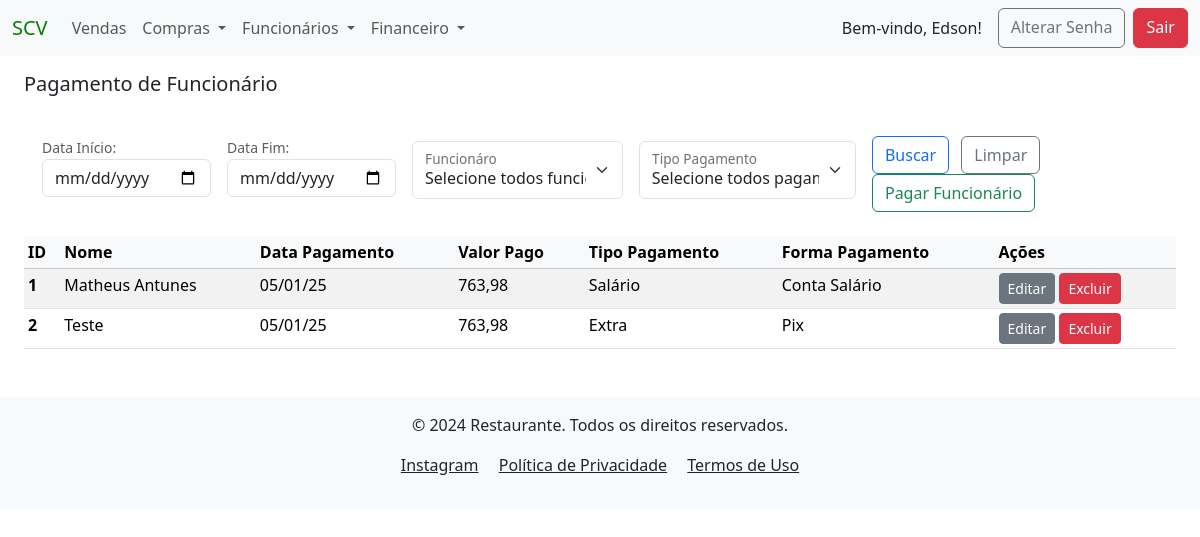
/payment/ (signed in), run on an earlier commit of the app's database.
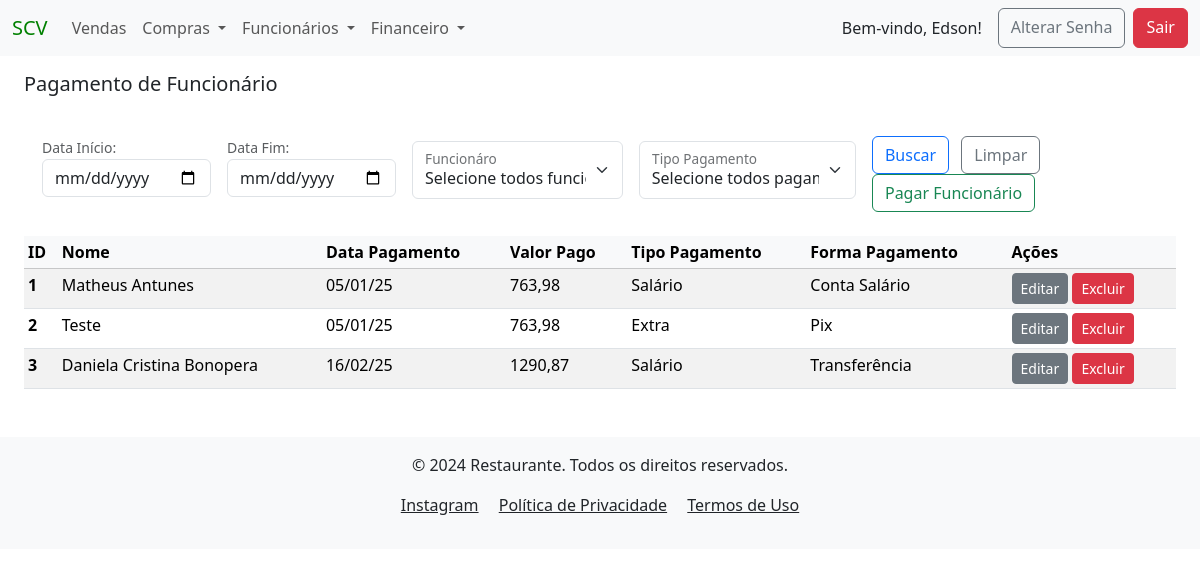
And on a later commit of the database.
### funcionarios/models.py (models this page shows)
class Pagamento(models.Model):
    lista_tipo_pagamento = [
                            ('Salário', 'Salário'),
                            ('Adiantamento', 'Adiantamento'),
                            ('Vale', 'Vale'),
                            ('Vale Transporte', 'Vale Transporte'),
                            ('Extra', 'Extra'),
                            ('Rescisão', 'Rescisão'),
                            ('Comissão', 'Comissão'),
                            ('Férias', 'Férias'),
                            ('13° Salário', '13° Salário')
                            ]
    lista_forma_pagamento = [
                             ('Conta Salário', 'Conta Salário'),
                             ('Dinheiro', 'Dinheiro'),
                             ('Transferência', 'Transferência'),
                             ('Pix', 'Pix'),
                             ('Cheque', 'Cheque'),
                             ('Multa Recisória', 'Multa Recisória')
                             ]
    created_at = models.DateTimeField(auto_now_add=True)
    nome_funcionario = models.ForeignKey(Cadastro, on_delete=models.PROTECT, verbose_name="Funcionário", null=False)
    data_pagamento = models.DateField(verbose_name="Data Pagamento", null=False, blank=False,)
    valor_pago = models.DecimalField(verbose_name="Valor Pago", max_digits=9, decimal_places=2, null=False, blank=False)
    tipo_pagamento = models.CharField(verbose_name="Tipo de Pagamento", max_length=15, choices=lista_tipo_pagamento, null=False, blank=False)
    forma_pagamento = models.CharField(verbose_name="Forma de Pagamento", max_length=15, choices=lista_forma_pagamento, null=False, blank=False)
    author = models.ForeignKey(User, on_delete=models.PROTECT, blank=False, default=1)
    dt_atualizado = models.DateTimeField(auto_now=True, null=False, blank=False)

class Cadastro(models.Model):
    LIST_BANK = [('Banco do Brasil', 'Banco do Brasil'),
                   ('Banco Original', 'Banco Original'),
                   ('Bradesco', 'Bradesco'),
                   ('Caixa Econômica', 'Caixa Econômica'),
                   ('C6 Bank', 'C6 Bank'),
                   ('Itau', 'Itau'),
                   ('Inter', 'Inter'),
                   ('Neon', 'Neon'),
                   ('Next', 'Next'),
                   ('Nubank', 'Nubank'),
                   ('Santander', 'Santander'),
                   ]
    created_at = models.DateTimeField(auto_now_add=True)
    nome_funcionario = models.CharField(verbose_name="Funcionário", max_length=40 , blank=False, unique=True)
    rg = models.CharField(verbose_name="RG", max_length=14, null=True , blank=True)
    cpf = models.CharField(verbose_name="CPF", max_length=14, null=True , blank=True)
    carteira_trabalho = models.CharField(verbose_name="CTPS", max_length=12, null=True, blank=True)
    endereco = models.CharField(verbose_name="Endereço", max_length=40, null=True, blank=True)
    numero = models.CharField(verbose_name="Número", max_length=255, null=True, blank=True)
    bairro = models.CharField(verbose_name="Bairro", max_length=20, null=True, blank=True)
    cidade = models.CharField(verbose_name="Cidade", max_length=30, null=True, blank=True)
    telefone = models.CharField(verbose_name="Telefone", max_length=13, null=True, blank=True)
    banco = models.CharField(verbose_name="Banco", choices=LIST_BANK, max_length=15, null=True, blank=True)
    agencia = models.CharField(verbose_name="Agencia", max_length=7, null=True, blank=True)
    conta = models.CharField(verbose_name="Conta", max_length=10, null=True, blank=True)
    author = models.ForeignKey(User, on_delete=models.PROTECT, blank=False, default=1)
    dt_atualizado = models.DateTimeField(auto_now=True, null=False, blank=False)
    def __str__(self):
        return f"{self.nome_funcionario}"

### funcionarios/views.py (the view, shortened to what this page needs)
# urls.py: path('payment/', PagamentoListView.as_view(), name="pagamento_list"),
class PagamentoListView(LoginRequiredMixin, PermissionRequiredMixin, ListView):
    model = Pagamento
    template_name = 'funcionarios/pagamento_list.html'
    permission_required = 'funcionarios.view_pagamento'  # Permissão para visualizar objetos'
    def get_queryset(self):
        queryset = Pagamento.objects.all()
        data_inicio_pagamento_funcionario = self.request.GET.get('data_inicio_pagamento_funcionario')
        data_fim_pagamento_funcionario = self.request.GET.get('data_fim_pagamento_funcionario')
        if data_inicio_pagamento_funcionario:
            queryset = queryset.filter(data_pagamento__gte=data_inicio_pagamento_funcionario)
        if data_fim_pagamento_funcionario:
            queryset = queryset.filter(data_pagamento__lte=data_fim_pagamento_funcionario)
        nome_funcionario_pagamento = self.request.GET.get('nome_funcionario')
        if nome_funcionario_pagamento:
            queryset = queryset.filter(id=nome_funcionario_pagamento)
        tipo_pagamento = self.request.GET.get('tipo_pagamento')
        if tipo_pagamento:
            queryset = queryset.filter(id=tipo_pagamento)
        return queryset
    def get_context_data(self, **kwargs):
        context = super().get_context_data(**kwargs)
        context['pagamento_funcionarios'] = Pagamento.objects.all()
        return context

### funcionarios/templates/funcionarios/pagamento_list.html (shortened to what this page needs)
{% extends 'global/base.html' %}
{% block content %}
<h5 class="mb-4 mt-3">Pagamento de Funcionário</h5>
<div class="container">
    <form action="" method="GET" class="d-flex align-items-center">
        <div class="mb-2 me-2">
            <small for="data_inicio" class="form-text">Data Início:</small>
            <input type="date" class="form-control" id="data_inicio_pagamento_funcionario" name="data_inicio_pagamento_funcionario" value="{{ request.GET.data_pagamento }}">
        </div>
        <div class="mb-2 ms-2 me-2">
            <small for="data_fim" class="form-text">Data Fim:</small>
            <input type="date" class="form-control" id="data_fim_pagamento_funcionario" name="data_fim_pagamento_funcionario" value="{{ request.GET.data_pagamento }}">
        </div>
        <div class="form-floating mb-2 ms-2 me-2 mt-2">
            <select class="form-select" id="floatingSelect" name="nome_funcionario" aria-label="Floating label select example">
                <option value="">Selecione todos funcionário</option>
            </select>
            <label for="floatingSelect">Funcionáro</label>
        </div>
        <div class="form-floating mb-2 ms-2 me-2 mt-2">
            <select class="form-select" id="floatingSelect" name="tipo_pagamento" aria-label="Floating label select example">
                <option value="">Selecione todos pagamentos</option>
            </select>
            <label for="floatingSelect">Tipo Pagamento</label>
        </div>
        <div class="mb-2 ms-2 mt-3">
            <button type="submit" class="btn btn-outline-primary me-2" name="buscar_funcionario_pagamento">Buscar</button>
            <a href="{% url 'pagamento_list' %}" class="btn btn-outline-secondary me-2">Limpar</a>
            <a href="{% url 'create_payment' %}" class="btn btn-outline-success me-2">Pagar Funcionário</a>
        </div>
    </form>
</div>
{% if pagamento_list %}
<table class="table table-sm table-striped table-hover mt-3">
    <thead class="table-light">
    <tr>
        <th scope="col">ID</th>
        <th scope="col">Nome</th>
        <th scope="col">Data Pagamento</th>
        <th scope="col">Valor Pago</th>
        <th scope="col">Tipo Pagamento</th>
        <th scope="col">Forma Pagamento</th>
        <th scope="col">Ações</th>
    </tr>
    </thead>
    <tbody>
        {% for pagamento in pagamento_list %}
            <tr>
                <th scope="row" >{{ pagamento.pk }}</th>
                <td>{{ pagamento.nome_funcionario }}</td>
                <td>{{ pagamento.data_pagamento| date:"d/m/y"| default:"-" }}</td>
                <td>{{ pagamento.valor_pago| default:"-" }}</td>
                <td>{{ pagamento.tipo_pagamento| default:"-" }}</td>
                <td>{{ pagamento.forma_pagamento| default:"-" }}</td>
                <td>
                    <a href="{% url 'update_payment' pk=pagamento.pk %}" class="btn btn-secondary btn-sm">Editar</a>
                    <a href="{% url 'delete_payment' pk=pagamento.pk %}" class="btn btn-danger btn-sm">Excluir</a>
                </td>
            </tr>
        {% endfor %}
    </tbody>
</table>
{% else %}
<div class="container">
    <div class="alert alert-warning mt-3" role="alert">
        Não há pagamentos para o filtro selecionado.
    </div>
</div>
{% endif %}
{% endblock content %}

What changed in the data, as far as the page shows it:
added Pagamento: pk "3", nome_funcionario "Daniela Cristina Bonopera", data_pagamento "16/02/25", valor_pago "1290,87", tipo_pagamento "Salário", forma_pagamento "Transferência"
